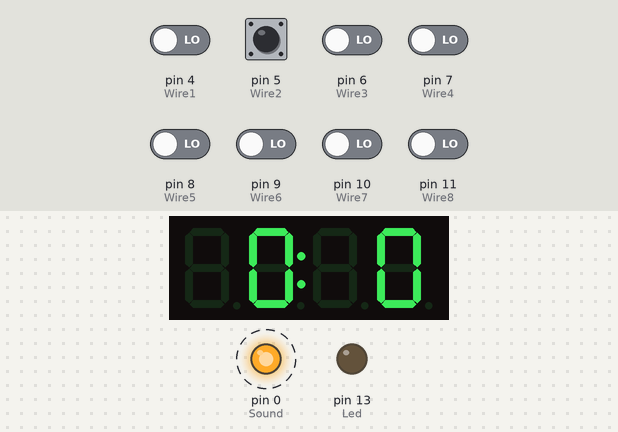
A sketch run on a simulated Arduino Uno, built with avr-gcc and run on an emulated ATmega328P. Parts: 4-digit seven-segment display, output pins drawn as LEDs (lit = HIGH). Dashed ring = blinking. Inputs (shaded band) come from the test bench; at power-on: pin 4 (Wire1), pin 5 (Wire2), pin 6 (Wire3), pin 7 (Wire4), pin 8 (Wire5), pin 9 (Wire6), pin 10 (Wire7), pin 11 (Wire8) LOW. Pins used as bus, display or sensor lines are not drawn. At 6.5 s the program stops and its outputs stay as they are.

Above: at 1.2 s.
1.3 s: pin 5 (Wire2) pulsed HIGH 2 times (0.12 s each, 0.3 s apart)
At 2.2 s:
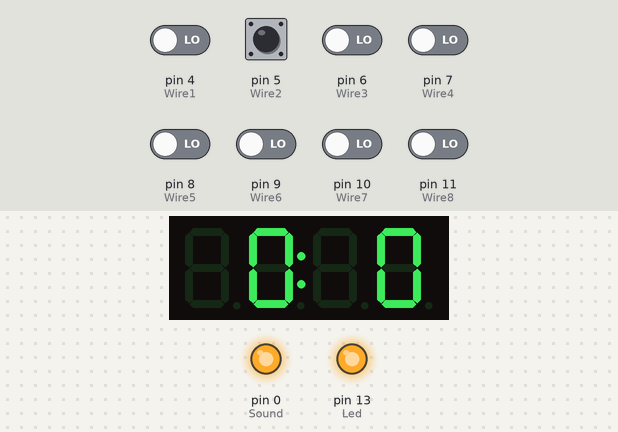
At 7.2 s:
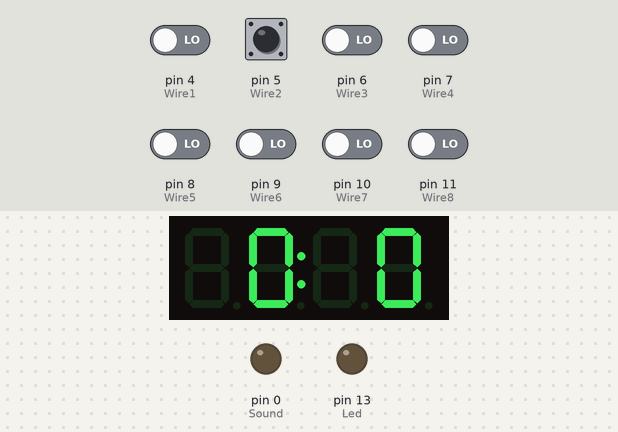
Timing chart, 0 to 8.0 s (numbered marks = the images above; inputs shaded):
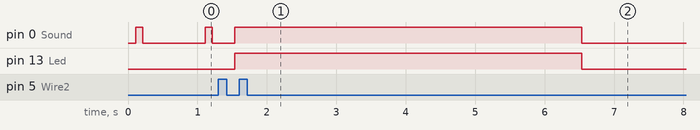

Measured:
- after the input at 1.3 s, pin 13 (Led): LOW → HIGH after 0.24 s, → LOW 5.0 s later

The sketch:

bomb_project.ino
```cpp
// This code is for a bomb defusal game.
// It uses the 8 wires to represent the bomb, and the buzzer to sound an alarm.

// The code starts by defining some constants, such as the pin numbers for the wires and the buzzer.
// It also defines a function, `transTime()`, which is used to convert the time into a number that can be displayed on the LED display.

// The `setup()` function initializes the Arduino's pins and starts the LED display.
// The `loop()` function is the main loop of the program.
// It checks the state of the wires and the buzzer, and takes appropriate action.

// The state of the game can be one of three:
// 0: The game is in progress.
// 1: The bomb has exploded.
// 2: The bomb has been defused.

// The code also includes some comments to explain the different parts of the code.

//Including header files
#include "pin_define.h"
#include "pitches.h"

//Array containing the sequence in which the wires need to be deactivated
int matchlist[] = {2, 5, 7, 3, 4, 1, 6, 8};

//Flag to check if bomb is active or not
bool flag = true;

//Setting countdown timer to 8 minutes (8*60000 milliseconds)
unsigned long countdown = 8 * 60000; //5400 max

//Array to hold time values
unsigned long time[2] = {0, 0};

//Start time variable
unsigned long timestart = 0;

//Variables to hold the count of correct and incorrect wire deactivation attempts
int goodcount = 0;
int badcount = 0;

//Array to hold the state of each wire (activated or deactivated)
int statelist[WIRENUM];

//Variable to hold the state of bomb
int state = -1;

//Function to convert minutes and seconds to milliseconds
int transTime(int minTime, float secTime)
{
  return (minTime * 600 + secTime * 10);
}

//Variable to hold the segment value for the 7-segment display
uint8_t segto;

//Function to check the state of each wire (if they are activated or deactivated)
void checkstate(int **wirelist, int *statelist)
{
  for(int i = 0; i < WIRENUM; i++)
    statelist[i] = digitalRead(*wirelist[i]);
}

//Function to check if the bomb is defused or not
int checkbomb(int *statelist, int *matchlist, int &goodcount, int &badcount)
{
  int o_goodcount = goodcount;
  int o_badcount = badcount;
  goodcount = 0;
  badcount = 0;
  for(int i = 0; i < WIRENUM; i++)
  {
    if(statelist[i] == 1)
    {
      if(matchlist[i] <= (WIRENUM / 2))
        goodcount++;
      else
        badcount++;
    }
  }
  if(o_goodcount > goodcount)
    return 2;
  else if(o_badcount > badcount)
    return 1;
  else
    return 0;
}

//Initialization function to setup input and output pins
void setup()
{
  pinMode(Sound, OUTPUT);
  pinMode(Wire1, INPUT);
  pinMode(Wire2, INPUT);
  pinMode(Wire3, INPUT);
  pinMode(Wire4, INPUT);
  pinMode(Wire5, INPUT);
  pinMode(Wire6, INPUT);
  pinMode(Wire7, INPUT);
  pinMode(Wire8, INPUT);
  pinMode(Trigger, OUTPUT);
  pinMode(Led, OUTPUT);

  checkstate(wirelist, statelist);
  checkbomb(statelist, matchlist, goodcount, badcount);

  display.setBrightness(0x0a);  //set the diplay to maximum brightness
  display.clear();
  display.showNumberDec(0);
  segto = 0x80 | display.encodeDigit(0);
  display.setSegments(&segto, 1, 1);
  // Serial.begin(9600);
}

//Main loop function to manage bomb countdown, check wire states and display status
void loop()
{
  display.clear();
  display.showNumberDec(0);
  segto = 0x80 | display.encodeDigit(0);
  display.setSegments(&segto, 1, 1);
  timestart = millis();
  flag = true;
  //Continuously checks the state of the bomb and updates the countdown timer
  while (flag)
  {

    checkstate(wirelist, statelist);
    state = checkbomb(statelist, matchlist, goodcount, badcount);
    if(state != 0)
      flag = false;
    // Serial.println(state * 100 + goodcount * 10 + badcount);
    /*
    unsigned long target = 0;
    for(int i = 0; i < WIRENUM; i++)
    {
      target *= 10;
      target += statelist[i];
    }
    Serial.println(target);
    */

    time[0] = millis() - timestart;

    //Check if the bomb defusing attempt was successful or not
    if (time[1] != time[0])
    {
      //避免1毫秒運行2次
      time[1] = time[0];

      if(time[0] % 1000 >= 0 and time[0] % 1000 < 100)
        digitalWrite(Sound, HIGH);
      else
        digitalWrite(Sound, LOW);

      int minute = (countdown - time[0]) / 60000;
      int second = ((countdown - time[0]) % 60000) / 1000;
      int t = (minute * 100 + second);
      display.showNumberDec(t);
      segto = 0x80 | display.encodeDigit(minute);
      display.setSegments(&segto, 1, 1);
      if (time[0] >= countdown)
        flag = false;
    }
  }
  // Serial.println(state);
  if(state == 1 or state == 0)
  {
    // bomb
    display.clear();
    display.showNumberDec(0);
    segto = 0x80 | display.encodeDigit(0);
    display.setSegments(&segto, 1, 1);

    digitalWrite(Sound, HIGH);
    digitalWrite(Trigger, HIGH);
    digitalWrite(Led, HIGH);
    delay(5000);
    digitalWrite(Sound, LOW);
    digitalWrite(Trigger, LOW);
    digitalWrite(Led, LOW);
    state = 2;
  }

  //Infinite loop to halt the execution once the bomb is defused or triggered
  while(!flag)
  {

  }
}
```

pin_define.h
```cpp
#include <TM1637Display.h>

const int WIRENUM = 8;

const int CLK = 3; //Set the CLK pin connection to the display
const int DIO = 2; //Set the DIO pin connection to the display

TM1637Display display(CLK, DIO);  //set up the 4-Digit Display.

int Sound = 0;
int Wire1 = 4;
int Wire2 = 5;
int Wire3 = 6;
int Wire4 = 7;
int Wire5 = 8;
int Wire6 = 9;
int Wire7 = 10;
int Wire8 = 11;

int Trigger = 12;
int Led = 13;

int *wirelist[] = {&Wire1, &Wire2, &Wire3, &Wire4, &Wire5, &Wire6, &Wire7, &Wire8};
```

pitches.h
```cpp
/*************************************************
   Public Constants
 *************************************************/

#define NOTE_B0  31
#define NOTE_C1  33
#define NOTE_CS1 35
#define NOTE_D1  37
#define NOTE_DS1 39
#define NOTE_E1  41
#define NOTE_F1  44
#define NOTE_FS1 46
#define NOTE_G1  49
#define NOTE_GS1 52
#define NOTE_A1  55
#define NOTE_AS1 58
#define NOTE_B1  62
#define NOTE_C2  65
#define NOTE_CS2 69
#define NOTE_D2  73
#define NOTE_DS2 78
#define NOTE_E2  82
#define NOTE_F2  87
#define NOTE_FS2 93
#define NOTE_G2  98
#define NOTE_GS2 104
#define NOTE_A2  110
#define NOTE_AS2 117
#define NOTE_B2  123
#define NOTE_C3  131
#define NOTE_CS3 139
#define NOTE_D3  147
#define NOTE_DS3 156
#define NOTE_E3  165
#define NOTE_F3  175
#define NOTE_FS3 185
#define NOTE_G3  196
#define NOTE_GS3 208
#define NOTE_A3  220
#define NOTE_AS3 233
#define NOTE_B3  247
#define NOTE_C4  262
#define NOTE_CS4 277
#define NOTE_D4  294
#define NOTE_DS4 311
#define NOTE_E4  330
#define NOTE_F4  349
#define NOTE_FS4 370
#define NOTE_G4  392
#define NOTE_GS4 415
#define NOTE_A4  440
#define NOTE_AS4 466
#define NOTE_B4  494
#define NOTE_C5  523
#define NOTE_CS5 554
#define NOTE_D5  587
#define NOTE_DS5 622
#define NOTE_E5  659
#define NOTE_F5  698
#define NOTE_FS5 740
#define NOTE_G5  784
#define NOTE_GS5 831
#define NOTE_A5  880
#define NOTE_AS5 932
#define NOTE_B5  988
#define NOTE_C6  1047
#define NOTE_CS6 1109
#define NOTE_D6  1175
#define NOTE_DS6 1245
#define NOTE_E6  1319
#define NOTE_F6  1397
#define NOTE_FS6 1480
#define NOTE_G6  1568
#define NOTE_GS6 1661
#define NOTE_A6  1760
#define NOTE_AS6 1865
#define NOTE_B6  1976
#define NOTE_C7  2093
#define NOTE_CS7 2217
#define NOTE_D7  2349
#define NOTE_DS7 2489
#define NOTE_E7  2637
#define NOTE_F7  2794
#define NOTE_FS7 2960
#define NOTE_G7  3136
#define NOTE_GS7 3322
#define NOTE_A7  3520
#define NOTE_AS7 3729
#define NOTE_B7  3951
#define NOTE_C8  4186
#define NOTE_CS8 4435
#define NOTE_D8  4699
#define NOTE_DS8 4978
```
